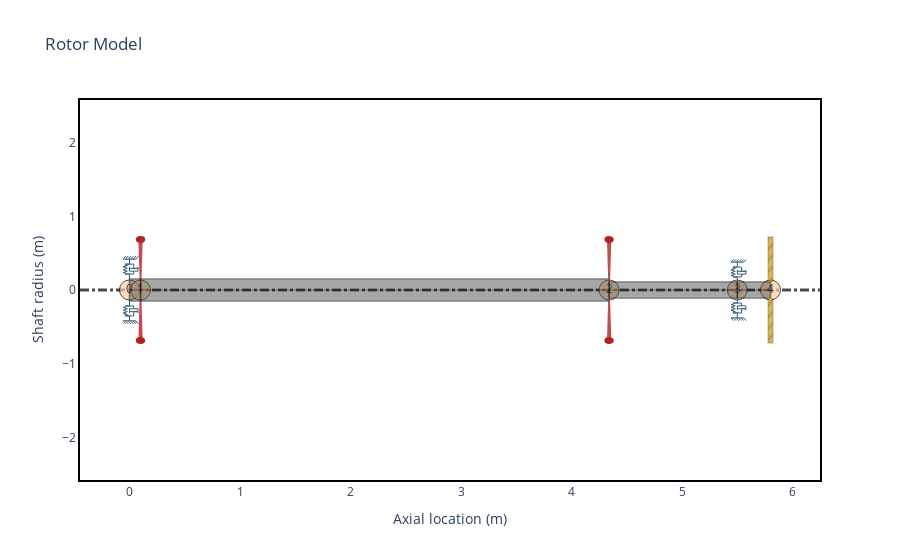

Notebook source saved alongside this figure:
### Markdown cell above
#### 2.1.2 Creating the driving rotor

### Code cell
# Creating rotor 1
L1 = [0.1, 4.24, 1.16, 0.3]
d1 = [0.3, 0.3, 0.22, 0.22]
shaft1 = [
    rs.ShaftElement(
        L=L1[i],
        idl=0.0,
        odl=d1[i],
        material=material,
        shear_effects=True,
        rotary_inertia=True,
        gyroscopic=True,
    )
    for i in range(len(L1))
]

generator = rs.DiskElement(
    n=1,
    m=525.7,
    Id=16.1,
    Ip=32.2,
)
disk = rs.DiskElement(
    n=2,
    m=116.04,
    Id=3.115,
    Ip=6.23,
)

pressure_angle = Q_(22.5, "deg").to_base_units().m
base_radius = 0.5086
pitch_diameter = 2 * base_radius / np.cos(pressure_angle)
gear1 = rs.GearElement(
    n=4,
    m=726.4,
    Id=56.95,
    Ip=113.9,
    pitch_diameter=pitch_diameter,
    pressure_angle=pressure_angle,
)

bearing1 = rs.BearingElement(n=0, kxx=183.9e6, kyy=200.4e6, cxx=3e3)
bearing2 = rs.BearingElement(n=3, kxx=183.9e6, kyy=200.4e6, cxx=3e3)

rotor1 = rs.Rotor(
    shaft1,
    [generator, disk, gear1],
    [bearing1, bearing2],
)

rotor1.plot_rotor()

### Figure 1 — Plotly figure (JSON) as saved in the notebook; plotly's stock layout.template omitted (floating-point values rounded to 4 significant figures)
{"data": [{"hoverinfo": "none", "marker": {"color": "#ffcc99", "line": {"color": "black", "width": 1}, "opacity": 0.7, "size": 20}, "mode": "markers+text", "showlegend": false, "text": ["0", "1", "2", "3", "4"], "type": "scatter", "x": [0, 0.1, 4.34, 5.5, 5.8], "y": [0, 0, 0, 0, 0]}, {"customdata": [[0, 0.3, 0, 0.3, 0, 0.1, "mat_steel"], [0, 0.3, 0, 0.3, 0, 0.1, "mat_steel"], [0, 0.3, 0, 0.3, 0, 0.1, "mat_steel"], [0, 0.3, 0, 0.3, 0, 0.1, "mat_steel"], [0, 0.3, 0, 0.3, 0, 0.1, "mat_steel"], [0, 0.3, 0, 0.3, 0, 0.1, "mat_steel"], [0, 0.3, 0, 0.3, 0, 0.1, "mat_steel"], [0, 0.3, 0, 0.3, 0, 0.1, "mat_steel"], [0, 0.3, 0, 0.3, 0, 0.1, "mat_steel"], [0, 0.3, 0, 0.3, 0, 0.1, "mat_steel"]], "fill": "toself", "fillcolor": "#525252", "hoverinfo": "text", "hoverlabel": {"bgcolor": "#525252"}, "hoveron": "points+fills", "hovertemplate": "Element Number: 0<br>Left Outer Diameter: 0.3 m<br>Left Inner Diameter: 0.0 m<br>Right Outer Diameter: 0.3 m<br>Right Inner Diameter: 0.0 m<br>Element Length: 0.1 m<br>Material: mat_steel<br>", "legendgroup": "Shaft", "line": {"color": "black", "width": 1.5}, "mode": "lines", "name": "Shaft Element 0", "opacity": 0.5, "showlegend": false, "text": "Element Number: 0<br>Left Outer Diameter: 0.3 m<br>Left Inner Diameter: 0.0 m<br>Right Outer Diameter: 0.3 m<br>Right Inner Diameter: 0.0 m<br>Element Length: 0.1 m<br>Material: mat_steel<br>", "type": "scatter", "x": [0, 0, 0.1, 0.1, 0, 0, 0, 0.1, 0.1, 0], "y": [0, 0.15, 0.15, 0, 0, 0, -0.15, -0.15, 0, 0]}, {"customdata": [[1, 0.3, 0, 0.3, 0, 4.24, "mat_steel"], [1, 0.3, 0, 0.3, 0, 4.24, "mat_steel"], [1, 0.3, 0, 0.3, 0, 4.24, "mat_steel"], [1, 0.3, 0, 0.3, 0, 4.24, "mat_steel"], [1, 0.3, 0, 0.3, 0, 4.24, "mat_steel"], [1, 0.3, 0, 0.3, 0, 4.24, "mat_steel"], [1, 0.3, 0, 0.3, 0, 4.24, "mat_steel"], [1, 0.3, 0, 0.3, 0, 4.24, "mat_steel"], [1, 0.3, 0, 0.3, 0, 4.24, "mat_steel"], [1, 0.3, 0, 0.3, 0, 4.24, "mat_steel"]], "fill": "toself", "fillcolor": "#525252", "hoverinfo": "text", "hoverlabel": {"bgcolor": "#525252"}, "hoveron": "points+fills", "hovertemplate": "Element Number: 1<br>Left Outer Diameter: 0.3 m<br>Left Inner Diameter: 0.0 m<br>Right Outer Diameter: 0.3 m<br>Right Inner Diameter: 0.0 m<br>Element Length: 4.24 m<br>Material: mat_steel<br>", "legendgroup": "Shaft", "line": {"color": "black", "width": 1.5}, "mode": "lines", "name": "Shaft Element 1", "opacity": 0.5, "showlegend": false, "text": "Element Number: 1<br>Left Outer Diameter: 0.3 m<br>Left Inner Diameter: 0.0 m<br>Right Outer Diameter: 0.3 m<br>Right Inner Diameter: 0.0 m<br>Element Length: 4.24 m<br>Material: mat_steel<br>", "type": "scatter", "x": [0.1, 0.1, 4.34, 4.34, 0.1, 0.1, 0.1, 4.34, 4.34, 0.1], "y": [0, 0.15, 0.15, 0, 0, 0, -0.15, -0.15, 0, 0]}, {"customdata": [[2, 0.22, 0, 0.22, 0, 1.16, "mat_steel"], [2, 0.22, 0, 0.22, 0, 1.16, "mat_steel"], [2, 0.22, 0, 0.22, 0, 1.16, "mat_steel"], [2, 0.22, 0, 0.22, 0, 1.16, "mat_steel"], [2, 0.22, 0, 0.22, 0, 1.16, "mat_steel"], [2, 0.22, 0, 0.22, 0, 1.16, "mat_steel"], [2, 0.22, 0, 0.22, 0, 1.16, "mat_steel"], [2, 0.22, 0, 0.22, 0, 1.16, "mat_steel"], [2, 0.22, 0, 0.22, 0, 1.16, "mat_steel"], [2, 0.22, 0, 0.22, 0, 1.16, "mat_steel"]], "fill": "toself", "fillcolor": "#525252", "hoverinfo": "text", "hoverlabel": {"bgcolor": "#525252"}, "hoveron": "points+fills", "hovertemplate": "Element Number: 2<br>Left Outer Diameter: 0.22 m<br>Left Inner Diameter: 0.0 m<br>Right Outer Diameter: 0.22 m<br>Right Inner Diameter: 0.0 m<br>Element Length: 1.16 m<br>Material: mat_steel<br>", "legendgroup": "Shaft", "line": {"color": "black", "width": 1.5}, "mode": "lines", "name": "Shaft Element 2", "opacity": 0.5, "showlegend": false, "text": "Element Number: 2<br>Left Outer Diameter: 0.22 m<br>Left Inner Diameter: 0.0 m<br>Right Outer Diameter: 0.22 m<br>Right Inner Diameter: 0.0 m<br>Element Length: 1.16 m<br>Material: mat_steel<br>", "type": "scatter", "x": [4.34, 4.34, 5.5, 5.5, 4.34, 4.34, 4.34, 5.5, 5.5, 4.34], "y": [0, 0.11, 0.11, 0, 0, 0, -0.11, -0.11, 0, 0]}, {"customdata": [[3, 0.22, 0, 0.22, 0, 0.3, "mat_steel"], [3, 0.22, 0, 0.22, 0, 0.3, "mat_steel"], [3, 0.22, 0, 0.22, 0, 0.3, "mat_steel"], [3, 0.22, 0, 0.22, 0, 0.3, "mat_steel"], [3, 0.22, 0, 0.22, 0, 0.3, "mat_steel"], [3, 0.22, 0, 0.22, 0, 0.3, "mat_steel"], [3, 0.22, 0, 0.22, 0, 0.3, "mat_steel"], [3, 0.22, 0, 0.22, 0, 0.3, "mat_steel"], [3, 0.22, 0, 0.22, 0, 0.3, "mat_steel"], [3, 0.22, 0, 0.22, 0, 0.3, "mat_steel"]], "fill": "toself", "fillcolor": "#525252", "hoverinfo": "text", "hoverlabel": {"bgcolor": "#525252"}, "hoveron": "points+fills", "hovertemplate": "Element Number: 3<br>Left Outer Diameter: 0.22 m<br>Left Inner Diameter: 0.0 m<br>Right Outer Diameter: 0.22 m<br>Right Inner Diameter: 0.0 m<br>Element Length: 0.3 m<br>Material: mat_steel<br>", "legendgroup": "Shaft", "line": {"color": "black", "width": 1.5}, "mode": "lines", "name": "Shaft Element 3", "opacity": 0.5, "showlegend": false, "text": "Element Number: 3<br>Left Outer Diameter: 0.22 m<br>Left Inner Diameter: 0.0 m<br>Right Outer Diameter: 0.22 m<br>Right Inner Diameter: 0.0 m<br>Element Length: 0.3 m<br>Material: mat_steel<br>", "type": "scatter", "x": [5.5, 5.5, 5.8, 5.8, 5.5, 5.5, 5.5, 5.8, 5.8, 5.5], "y": [0, 0.11, 0.11, 0, 0, 0, -0.11, -0.11, 0, 0]}, {"customdata": [[1, 32.2, 16.1, 525.7], [1, 32.2, 16.1, 525.7], [1, 32.2, 16.1, 525.7], [1, 32.2, 16.1, 525.7], [1, 32.2, 16.1, 525.7], [1, 32.2, 16.1, 525.7], [1, 32.2, 16.1, 525.7], [1, 32.2, 16.1, 525.7], [1, 32.2, 16.1, 525.7]], "fill": "toself", "fillcolor": "Firebrick", "hoverinfo": "text", "hoverlabel": {"bgcolor": "Firebrick"}, "hoveron": "points+fills", "hovertemplate": "Disk Node: 1<br>Polar Inertia: 3.220e+01<br>Diametral Inertia: 1.610e+01<br>Disk mass: 525.700<br>", "legendgroup": "disks", "line": {"color": "Firebrick", "width": 2}, "mode": "lines", "name": "Disk 0", "opacity": 0.8, "showlegend": false, "text": "Disk Node: 1<br>Polar Inertia: 3.220e+01<br>Diametral Inertia: 1.610e+01<br>Disk mass: 525.700<br>", "type": "scatter", "x": [0.1, 0.1107, 0.08928, 0.1, null, 0.1, 0.1107, 0.08928, 0.1], "y": [0.15, 0.686, 0.686, 0.15, null, -0.15, -0.686, -0.686, -0.15]}, {"customdata": [[2, 6.23, 3.115, 116.0], [2, 6.23, 3.115, 116.0], [2, 6.23, 3.115, 116.0], [2, 6.23, 3.115, 116.0], [2, 6.23, 3.115, 116.0], [2, 6.23, 3.115, 116.0], [2, 6.23, 3.115, 116.0], [2, 6.23, 3.115, 116.0], [2, 6.23, 3.115, 116.0]], "fill": "toself", "fillcolor": "Firebrick", "hoverinfo": "text", "hoverlabel": {"bgcolor": "Firebrick"}, "hoveron": "points+fills", "hovertemplate": "Disk Node: 2<br>Polar Inertia: 6.230e+00<br>Diametral Inertia: 3.115e+00<br>Disk mass: 116.040<br>", "legendgroup": "disks", "line": {"color": "Firebrick", "width": 2}, "mode": "lines", "name": "Disk 1", "opacity": 0.8, "showlegend": false, "text": "Disk Node: 2<br>Polar Inertia: 6.230e+00<br>Diametral Inertia: 3.115e+00<br>Disk mass: 116.040<br>", "type": "scatter", "x": [4.34, 4.351, 4.329, 4.34, null, 4.34, 4.351, 4.329, 4.34], "y": [0.15, 0.686, 0.686, 0.15, null, -0.15, -0.686, -0.686, -0.15]}, {"customdata": [[4, 113.9, 56.95, 726.4, 1.017], [4, 113.9, 56.95, 726.4, 1.017], [4, 113.9, 56.95, 726.4, 1.017], [4, 113.9, 56.95, 726.4, 1.017], [4, 113.9, 56.95, 726.4, 1.017], [4, 113.9, 56.95, 726.4, 1.017], [4, 113.9, 56.95, 726.4, 1.017], [4, 113.9, 56.95, 726.4, 1.017], [4, 113.9, 56.95, 726.4, 1.017]], "fill": "toself", "fillcolor": "Goldenrod", "fillpattern": {"bgcolor": "Goldenrod", "fgcolor": "rgba(0, 0, 0, 0.2)", "shape": "/"}, "hoverinfo": "text", "hoverlabel": {"bgcolor": "Goldenrod"}, "hoveron": "points+fills", "hovertemplate": "Gear Node: 4<br>Polar Inertia: 1.139e+02<br>Diametral Inertia: 5.695e+01<br>Gear Mass: 726.400<br>Gear Base Diam.: 1.017<br>", "legendgroup": "gears", "line": {"color": "rgba(0, 0, 0, 0.2)", "width": 2}, "mode": "lines", "name": "Gear 2", "opacity": 0.8, "showlegend": false, "text": "Gear Node: 4<br>Polar Inertia: 1.139e+02<br>Diametral Inertia: 5.695e+01<br>Gear Mass: 726.400<br>Gear Base Diam.: 1.017<br>", "type": "scatter", "x": [5.821, 5.821, 5.779, 5.779, null, 5.821, 5.821, 5.779, 5.779], "y": [0.11, 0.7195, 0.7195, 0.11, null, -0.11, -0.7195, -0.7195, -0.11]}, {"hoverinfo": "none", "legendgroup": "bearings", "line": {"color": "#355d7a", "width": 1}, "mode": "lines", "name": "Bearing 0", "showlegend": false, "type": "scatter", "x": [0, 0, -0.03829, 0.03829], "y": [0.15, 0.217, 0.217, 0.217]}, {"hoverinfo": "none", "legendgroup": "bearings", "line": {"color": "#355d7a", "width": 1}, "mode": "lines", "name": "Bearing 0", "showlegend": false, "type": "scatter", "x": [0, 0, -0.03829, 0.03829], "y": [-0.15, -0.217, -0.217, -0.217]}, {"hoverinfo": "none", "legendgroup": "bearings", "line": {"color": "#355d7a", "width": 1}, "mode": "lines", "name": "Bearing 0", "showlegend": false, "type": "scatter", "x": [0, 0, -0.03829, 0.03829], "y": [0.418, 0.351, 0.351, 0.351]}, {"hoverinfo": "none", "legendgroup": "bearings", "line": {"color": "#355d7a", "width": 1}, "mode": "lines", "name": "Bearing 0", "showlegend": false, "type": "scatter", "x": [0, 0, -0.03829, 0.03829], "y": [-0.418, -0.351, -0.351, -0.351]}, {"hoverinfo": "none", "legendgroup": "bearings", "line": {"color": "#355d7a", "width": 1}, "mode": "lines", "name": "Bearing 0", "showlegend": false, "type": "scatter", "x": [-0.05743, 0.05743], "y": [0.418, 0.418]}, {"hoverinfo": "none", "legendgroup": "bearings", "line": {"color": "#355d7a", "width": 1}, "mode": "lines", "name": "Bearing 0", "showlegend": false, "type": "scatter", "x": [-0.05743, 0.05743], "y": [-0.418, -0.418]}, {"hoverinfo": "none", "legendgroup": "bearings", "line": {"color": "#355d7a", "width": 1}, "mode": "lines", "name": "Bearing 0", "showlegend": false, "type": "scatter", "x": [-0.05743, -0.03446], "y": [0.418, 0.4598]}, {"hoverinfo": "none", "legendgroup": "bearings", "line": {"color": "#355d7a", "width": 1}, "mode": "lines", "name": "Bearing 0", "showlegend": false, "type": "scatter", "x": [-0.05743, -0.03446], "y": [-0.418, -0.4598]}, {"hoverinfo": "none", "legendgroup": "bearings", "line": {"color": "#355d7a", "width": 1}, "mode": "lines", "name": "Bearing 0", "showlegend": false, "type": "scatter", "x": [-0.03446, -0.01149], "y": [0.418, 0.4598]}, {"hoverinfo": "none", "legendgroup": "bearings", "line": {"color": "#355d7a", "width": 1}, "mode": "lines", "name": "Bearing 0", "showlegend": false, "type": "scatter", "x": [-0.03446, -0.01149], "y": [-0.418, -0.4598]}, {"hoverinfo": "none", "legendgroup": "bearings", "line": {"color": "#355d7a", "width": 1}, "mode": "lines", "name": "Bearing 0", "showlegend": false, "type": "scatter", "x": [-0.01149, 0.01149], "y": [0.418, 0.4598]}, {"hoverinfo": "none", "legendgroup": "bearings", "line": {"color": "#355d7a", "width": 1}, "mode": "lines", "name": "Bearing 0", "showlegend": false, "type": "scatter", "x": [-0.01149, 0.01149], "y": [-0.418, -0.4598]}, {"hoverinfo": "none", "legendgroup": "bearings", "line": {"color": "#355d7a", "width": 1}, "mode": "lines", "name": "Bearing 0", "showlegend": false, "type": "scatter", "x": [0.01149, 0.03446], "y": [0.418, 0.4598]}, {"hoverinfo": "none", "legendgroup": "bearings", "line": {"color": "#355d7a", "width": 1}, "mode": "lines", "name": "Bearing 0", "showlegend": false, "type": "scatter", "x": [0.01149, 0.03446], "y": [-0.418, -0.4598]}, {"hoverinfo": "none", "legendgroup": "bearings", "line": {"color": "#355d7a", "width": 1}, "mode": "lines", "name": "Bearing 0", "showlegend": false, "type": "scatter", "x": [0.03446, 0.05743], "y": [0.418, 0.4598]}, {"hoverinfo": "none", "legendgroup": "bearings", "line": {"color": "#355d7a", "width": 1}, "mode": "lines", "name": "Bearing 0", "showlegend": false, "type": "scatter", "x": [0.03446, 0.05743], "y": [-0.418, -0.4598]}, {"hoverinfo": "none", "legendgroup": "bearings", "line": {"color": "#355d7a", "width": 1}, "mode": "lines", "name": "Bearing 0", "showlegend": false, "type": "scatter", "x": [0.05743, 0.0804], "y": [0.418, 0.4598]}, {"hoverinfo": "none", "legendgroup": "bearings", "line": {"color": "#355d7a", "width": 1}, "mode": "lines", "name": "Bearing 0", "showlegend": false, "type": "scatter", "x": [0.05743, 0.0804], "y": [-0.418, -0.4598]}, {"hoverinfo": "none", "legendgroup": "bearings", "line": {"color": "#355d7a", "width": 1}, "mode": "lines", "name": "Bearing 0", "showlegend": false, "type": "scatter", "x": [-0.03829, -0.03829, -0.05743, -0.01914, -0.05743, -0.01914, -0.05743, -0.01914, -0.03829, -0.03829], "y": [0.217, 0.2361, 0.2361, 0.2553, 0.2744, 0.2936, 0.3127, 0.3319, 0.3319, 0.351]}, {"hoverinfo": "none", "legendgroup": "bearings", "line": {"color": "#355d7a", "width": 1}, "mode": "lines", "name": "Bearing 0", "showlegend": false, "type": "scatter", "x": [-0.03829, -0.03829, -0.05743, -0.01914, -0.05743, -0.01914, -0.05743, -0.01914, -0.03829, -0.03829], "y": [-0.217, -0.2361, -0.2361, -0.2553, -0.2744, -0.2936, -0.3127, -0.3319, -0.3319, -0.351]}, {"hoverinfo": "none", "legendgroup": "bearings", "line": {"color": "#355d7a", "width": 1}, "mode": "lines", "name": "Bearing 0", "showlegend": false, "type": "scatter", "x": [0.03829, 0.03829], "y": [0.217, 0.2553]}, {"hoverinfo": "none", "legendgroup": "bearings", "line": {"color": "#355d7a", "width": 1}, "mode": "lines", "name": "Bearing 0", "showlegend": false, "type": "scatter", "x": [0.03829, 0.03829], "y": [-0.217, -0.2553]}, {"hoverinfo": "none", "legendgroup": "bearings", "line": {"color": "#355d7a", "width": 1}, "mode": "lines", "name": "Bearing 0", "showlegend": false, "type": "scatter", "x": [0, 0, 0.07657, 0.07657], "y": [0.3127, 0.2553, 0.2553, 0.3127]}, {"hoverinfo": "none", "legendgroup": "bearings", "line": {"color": "#355d7a", "width": 1}, "mode": "lines", "name": "Bearing 0", "showlegend": false, "type": "scatter", "x": [0, 0, 0.07657, 0.07657], "y": [-0.3127, -0.2553, -0.2553, -0.3127]}, {"hoverinfo": "none", "legendgroup": "bearings", "line": {"color": "#355d7a", "width": 1}, "mode": "lines", "name": "Bearing 0", "showlegend": false, "type": "scatter", "x": [0, 0.07657, 0.03829, 0.03829], "y": [0.2936, 0.2936, 0.2936, 0.351]}, {"hoverinfo": "none", "legendgroup": "bearings", "line": {"color": "#355d7a", "width": 1}, "mode": "lines", "name": "Bearing 0", "showlegend": false, "type": "scatter", "x": [0, 0.07657, 0.03829, 0.03829], "y": [-0.2936, -0.2936, -0.2936, -0.351]}, {"hoverinfo": "none", "legendgroup": "bearings", "line": {"color": "#355d7a", "width": 1}, "mode": "lines", "name": "Bearing 1", "showlegend": false, "type": "scatter", "x": [5.5, 5.5, 5.462, 5.538], "y": [0.11, 0.177, 0.177, 0.177]}, {"hoverinfo": "none", "legendgroup": "bearings", "line": {"color": "#355d7a", "width": 1}, "mode": "lines", "name": "Bearing 1", "showlegend": false, "type": "scatter", "x": [5.5, 5.5, 5.462, 5.538], "y": [-0.11, -0.177, -0.177, -0.177]}, {"hoverinfo": "none", "legendgroup": "bearings", "line": {"color": "#355d7a", "width": 1}, "mode": "lines", "name": "Bearing 1", "showlegend": false, "type": "scatter", "x": [5.5, 5.5, 5.462, 5.538], "y": [0.378, 0.311, 0.311, 0.311]}, {"hoverinfo": "none", "legendgroup": "bearings", "line": {"color": "#355d7a", "width": 1}, "mode": "lines", "name": "Bearing 1", "showlegend": false, "type": "scatter", "x": [5.5, 5.5, 5.462, 5.538], "y": [-0.378, -0.311, -0.311, -0.311]}, {"hoverinfo": "none", "legendgroup": "bearings", "line": {"color": "#355d7a", "width": 1}, "mode": "lines", "name": "Bearing 1", "showlegend": false, "type": "scatter", "x": [5.443, 5.557], "y": [0.378, 0.378]}, {"hoverinfo": "none", "legendgroup": "bearings", "line": {"color": "#355d7a", "width": 1}, "mode": "lines", "name": "Bearing 1", "showlegend": false, "type": "scatter", "x": [5.443, 5.557], "y": [-0.378, -0.378]}, {"hoverinfo": "none", "legendgroup": "bearings", "line": {"color": "#355d7a", "width": 1}, "mode": "lines", "name": "Bearing 1", "showlegend": false, "type": "scatter", "x": [5.443, 5.466], "y": [0.378, 0.4158]}, {"hoverinfo": "none", "legendgroup": "bearings", "line": {"color": "#355d7a", "width": 1}, "mode": "lines", "name": "Bearing 1", "showlegend": false, "type": "scatter", "x": [5.443, 5.466], "y": [-0.378, -0.4158]}, {"hoverinfo": "none", "legendgroup": "bearings", "line": {"color": "#355d7a", "width": 1}, "mode": "lines", "name": "Bearing 1", "showlegend": false, "type": "scatter", "x": [5.466, 5.489], "y": [0.378, 0.4158]}, {"hoverinfo": "none", "legendgroup": "bearings", "line": {"color": "#355d7a", "width": 1}, "mode": "lines", "name": "Bearing 1", "showlegend": false, "type": "scatter", "x": [5.466, 5.489], "y": [-0.378, -0.4158]}, {"hoverinfo": "none", "legendgroup": "bearings", "line": {"color": "#355d7a", "width": 1}, "mode": "lines", "name": "Bearing 1", "showlegend": false, "type": "scatter", "x": [5.489, 5.511], "y": [0.378, 0.4158]}, {"hoverinfo": "none", "legendgroup": "bearings", "line": {"color": "#355d7a", "width": 1}, "mode": "lines", "name": "Bearing 1", "showlegend": false, "type": "scatter", "x": [5.489, 5.511], "y": [-0.378, -0.4158]}, {"hoverinfo": "none", "legendgroup": "bearings", "line": {"color": "#355d7a", "width": 1}, "mode": "lines", "name": "Bearing 1", "showlegend": false, "type": "scatter", "x": [5.511, 5.534], "y": [0.378, 0.4158]}, {"hoverinfo": "none", "legendgroup": "bearings", "line": {"color": "#355d7a", "width": 1}, "mode": "lines", "name": "Bearing 1", "showlegend": false, "type": "scatter", "x": [5.511, 5.534], "y": [-0.378, -0.4158]}, {"hoverinfo": "none", "legendgroup": "bearings", "line": {"color": "#355d7a", "width": 1}, "mode": "lines", "name": "Bearing 1", "showlegend": false, "type": "scatter", "x": [5.534, 5.557], "y": [0.378, 0.4158]}, {"hoverinfo": "none", "legendgroup": "bearings", "line": {"color": "#355d7a", "width": 1}, "mode": "lines", "name": "Bearing 1", "showlegend": false, "type": "scatter", "x": [5.534, 5.557], "y": [-0.378, -0.4158]}, {"hoverinfo": "none", "legendgroup": "bearings", "line": {"color": "#355d7a", "width": 1}, "mode": "lines", "name": "Bearing 1", "showlegend": false, "type": "scatter", "x": [5.557, 5.58], "y": [0.378, 0.4158]}, {"hoverinfo": "none", "legendgroup": "bearings", "line": {"color": "#355d7a", "width": 1}, "mode": "lines", "name": "Bearing 1", "showlegend": false, "type": "scatter", "x": [5.557, 5.58], "y": [-0.378, -0.4158]}, {"hoverinfo": "none", "legendgroup": "bearings", "line": {"color": "#355d7a", "width": 1}, "mode": "lines", "name": "Bearing 1", "showlegend": false, "type": "scatter", "x": [5.462, 5.462, 5.443, 5.481, 5.443, 5.481, 5.443, 5.481, 5.462, 5.462], "y": [0.177, 0.1961, 0.1961, 0.2153, 0.2344, 0.2536, 0.2727, 0.2919, 0.2919, 0.311]}, {"hoverinfo": "none", "legendgroup": "bearings", "line": {"color": "#355d7a", "width": 1}, "mode": "lines", "name": "Bearing 1", "showlegend": false, "type": "scatter", "x": [5.462, 5.462, 5.443, 5.481, 5.443, 5.481, 5.443, 5.481, 5.462, 5.462], "y": [-0.177, -0.1961, -0.1961, -0.2153, -0.2344, -0.2536, -0.2727, -0.2919, -0.2919, -0.311]}, {"hoverinfo": "none", "legendgroup": "bearings", "line": {"color": "#355d7a", "width": 1}, "mode": "lines", "name": "Bearing 1", "showlegend": false, "type": "scatter", "x": [5.538, 5.538], "y": [0.177, 0.2153]}, {"hoverinfo": "none", "legendgroup": "bearings", "line": {"color": "#355d7a", "width": 1}, "mode": "lines", "name": "Bearing 1", "showlegend": false, "type": "scatter", "x": [5.538, 5.538], "y": [-0.177, -0.2153]}, {"hoverinfo": "none", "legendgroup": "bearings", "line": {"color": "#355d7a", "width": 1}, "mode": "lines", "name": "Bearing 1", "showlegend": false, "type": "scatter", "x": [5.5, 5.5, 5.577, 5.577], "y": [0.2727, 0.2153, 0.2153, 0.2727]}, {"hoverinfo": "none", "legendgroup": "bearings", "line": {"color": "#355d7a", "width": 1}, "mode": "lines", "name": "Bearing 1", "showlegend": false, "type": "scatter", "x": [5.5, 5.5, 5.577, 5.577], "y": [-0.2727, -0.2153, -0.2153, -0.2727]}, {"hoverinfo": "none", "legendgroup": "bearings", "line": {"color": "#355d7a", "width": 1}, "mode": "lines", "name": "Bearing 1", "showlegend": false, "type": "scatter", "x": [5.5, 5.577, 5.538, 5.538], "y": [0.2536, 0.2536, 0.2536, 0.311]}, {"hoverinfo": "none", "legendgroup": "bearings", "line": {"color": "#355d7a", "width": 1}, "mode": "lines", "name": "Bearing 1", "showlegend": false, "type": "scatter", "x": [5.5, 5.577, 5.538, 5.538], "y": [-0.2536, -0.2536, -0.2536, -0.311]}], "layout": {"shapes": [{"layer": "below", "line": {"color": "black", "dash": "dashdot", "width": 3}, "opacity": 0.7, "type": "line", "x0": 0, "x1": 1, "xref": "paper", "y0": 0, "y1": 0, "yref": "y"}, {"fillcolor": "Firebrick", "line": {"color": "Firebrick"}, "type": "circle", "x0": 0.0665, "x1": 0.1335, "xref": "x", "y0": 0.6525, "y1": 0.7195, "yref": "y"}, {"fillcolor": "Firebrick", "line": {"color": "Firebrick"}, "type": "circle", "x0": 0.0665, "x1": 0.1335, "xref": "x", "y0": -0.7195, "y1": -0.6525, "yref": "y"}, {"fillcolor": "Firebrick", "line": {"color": "Firebrick"}, "type": "circle", "x0": 4.306, "x1": 4.373, "xref": "x", "y0": 0.6525, "y1": 0.7195, "yref": "y"}, {"fillcolor": "Firebrick", "line": {"color": "Firebrick"}, "type": "circle", "x0": 4.306, "x1": 4.373, "xref": "x", "y0": -0.7195, "y1": -0.6525, "yref": "y"}], "title": {"text": "Rotor Model"}, "xaxis": {"mirror": true, "scaleanchor": "y", "scaleratio": 1.5, "showgrid": false, "title": {"text": "Axial location (m)"}}, "yaxis": {"mirror": true, "showgrid": false, "title": {"text": "Shaft radius (m)"}}}}
